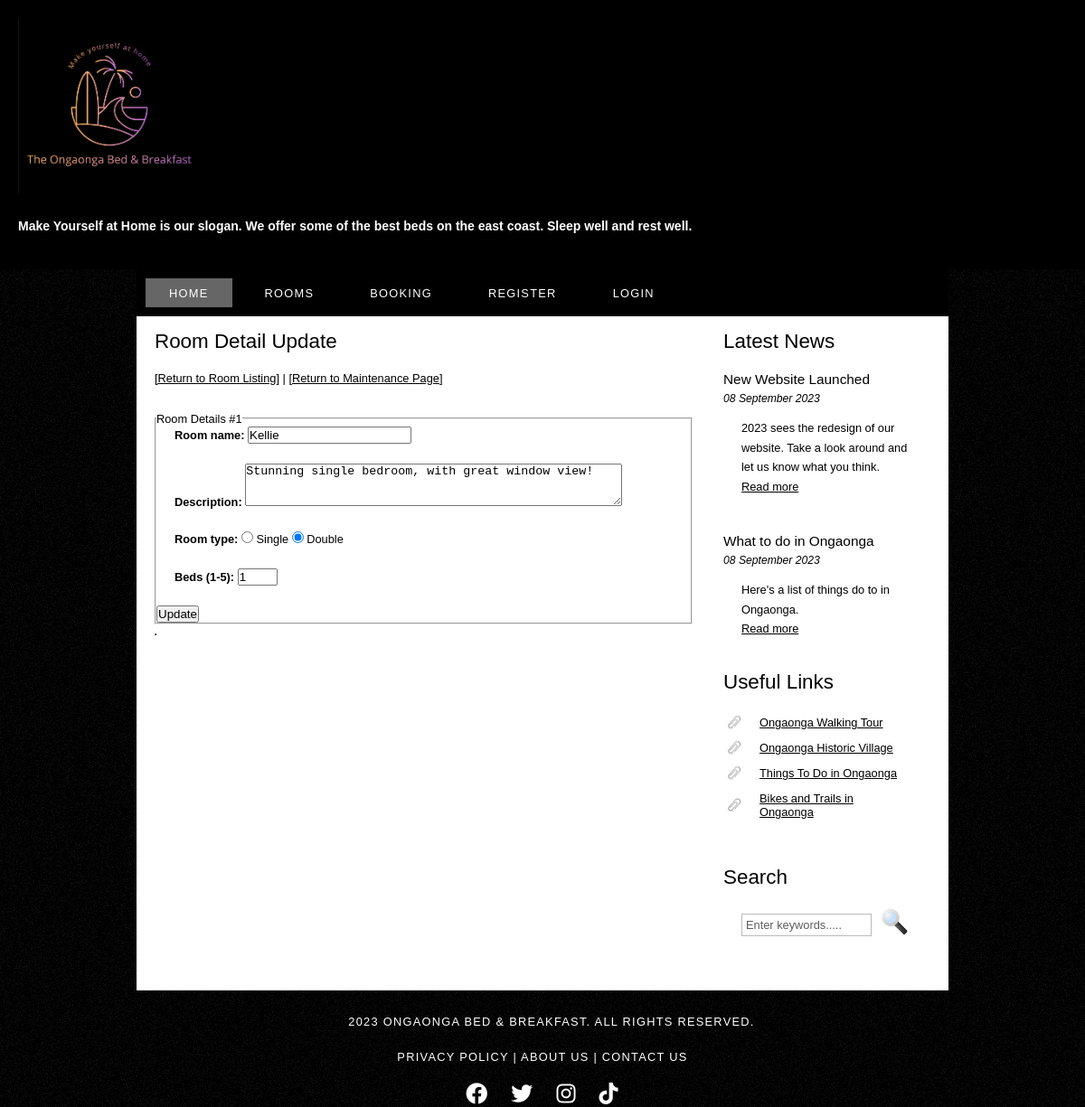
Page /editroom.php?id=1 on the committed database.
### tables this page shows
CREATE TABLE `room` (
  `roomID` int unsigned NOT NULL AUTO_INCREMENT,
  `roomname` varchar(100) NOT NULL,
  `description` text,
  `roomtype` char(1) NOT NULL,
  `beds` int DEFAULT NULL,
  `availability` enum('Available','Occupied') DEFAULT NULL,
  PRIMARY KEY (`roomID`)
);

### editroom.php (the view, shortened to what this page needs)
<!DOCTYPE HTML>
<html>
<head>
  <link rel="stylesheet" type="text/css" href="style/style.css" title="style" />
  <link rel="stylesheet" href="https://cdnjs.cloudflare.com/ajax/libs/font-awesome/6.0.0-beta3/css/all.min.css">
</head>
<body>
<?php include 'header.php'; ?>
<?php include 'menubar.php'; ?>
<div id="site_content">
  <?php include 'sidebar.php'; ?>
  <div id="content">
  <h2>Room Detail Update</h2>
  <a href="roomlist.php">[Return to Room Listing]</a> | <a href="./maintenance.php">[Return to Maintenance Page]</a>
  <div class="edit">
    <table border="1">
      <?php
      $DBC = mysqli_connect("127.0.0.1", DBUSER, DBPASSWORD, DBDATABASE);
      $id = $_GET['id'] ?? '';
      $query = 'SELECT roomID, roomname, description, roomtype, beds FROM room WHERE roomID='.$id;
      $result = mysqli_query($DBC, $query);
      $rowcount = mysqli_num_rows($result);
      if ($rowcount > 0) {
        $row = mysqli_fetch_assoc($result);
      ?>
      <fieldset>
      <legend>Room Details #<?php echo $id; ?></legend>
      <form method="POST" action="editroom.php?id=<?php echo $id; ?>">
          <p>
            <label for="roomname">Room name: </label>
            <input type="text" id="roomname" name="roomname" minlength="5" maxlength="50" value="<?php echo $row['roomname']; ?>" required>
          </p>
          <p>
            <label for="description">Description: </label>
            <textarea id="description" name="description" rows="3" cols="50" minlength="5" maxlength="200" required><?php echo htmlspecialchars($row['description']); ?></textarea>
          </p>
          <p>
            <label for="roomtype">Room type: </label>
            <input type="radio" id="roomtype" name="roomtype" value="S" <?php echo $row['roomtype']=='S'?'checked':''; ?>> Single
            <input type="radio" id="roomtype" name="roomtype" value="D" <?php echo $row['roomtype']=='D'?'checked':''; ?>> Double
          </p>
          <p>
            <label for="beds">Beds (1-5): </label>
            <input type="number" id="beds" name="beds" min="1" max="5" value="<?php echo $row['beds']; ?>" required>
          </p>
          <input type="submit" name="submit" value="Update" >
        </form>
      </fieldset>
      <?php
      } else {
        echo "<h2>Room not found with that ID</h2>";
      }
      ?>
    </table>
  </div>
</div>
</div>
    <?php include 'footer.php'; ?>
</body>
</html>

### style/style.css (style rules this page uses)
html { height: 100%; }
* { margin: 0; padding: 0; }
body { font: normal .80em 'trebuchet ms', arial, sans-serif; background: #F0EFE2 url(background.png) repeat; color: #000; }
p { padding: 0 0 20px 0; line-height: 1.7em; }
h1, h2, h3, h4, h5, h6 { font: normal 175% 'century gothic', arial, sans-serif; color: #000; margin: 0 0 15px 0; padding: 15px 0 5px 0; }
h2 { font: normal 175% 'century gothic', arial, sans-serif; }
a, a:hover { outline: none; text-decoration: underline; color: #000; }
#main, #logo, #menubar, #site_content, #footer { margin-left: auto; margin-right: auto; }
#site_content { width: 854px; overflow: hidden; margin: 0 auto 0 auto; padding: 0 24px 20px 20px; background: #FFF; }
#content { text-align: left; float: left; width: 595px; padding: 0; }
table { margin: 10px 0 30px 0; }

### editroom.php (style rules this page uses)
fieldset { margin-top: 30px; }
.edit { margin-top: 30px; }
p { margin-left: 20px; }
label { font-weight: bold; }

### rows in the picture
room: roomname "Kellie", description "Stunning single bedroom, with great window view!", roomtype "☐ Room type:", roomtype "☑", beds "1"

### other values in the picture
$id "1"
